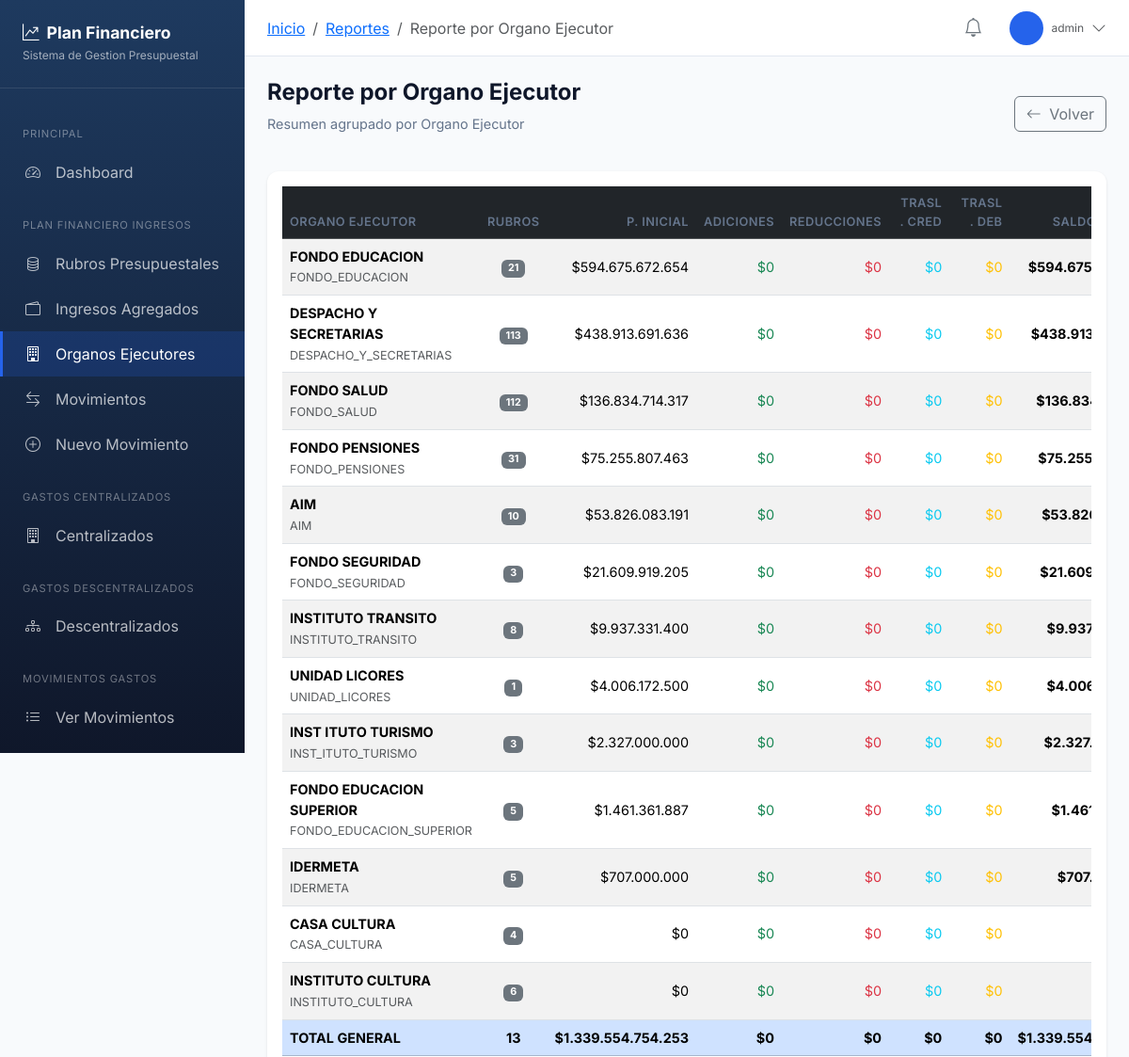
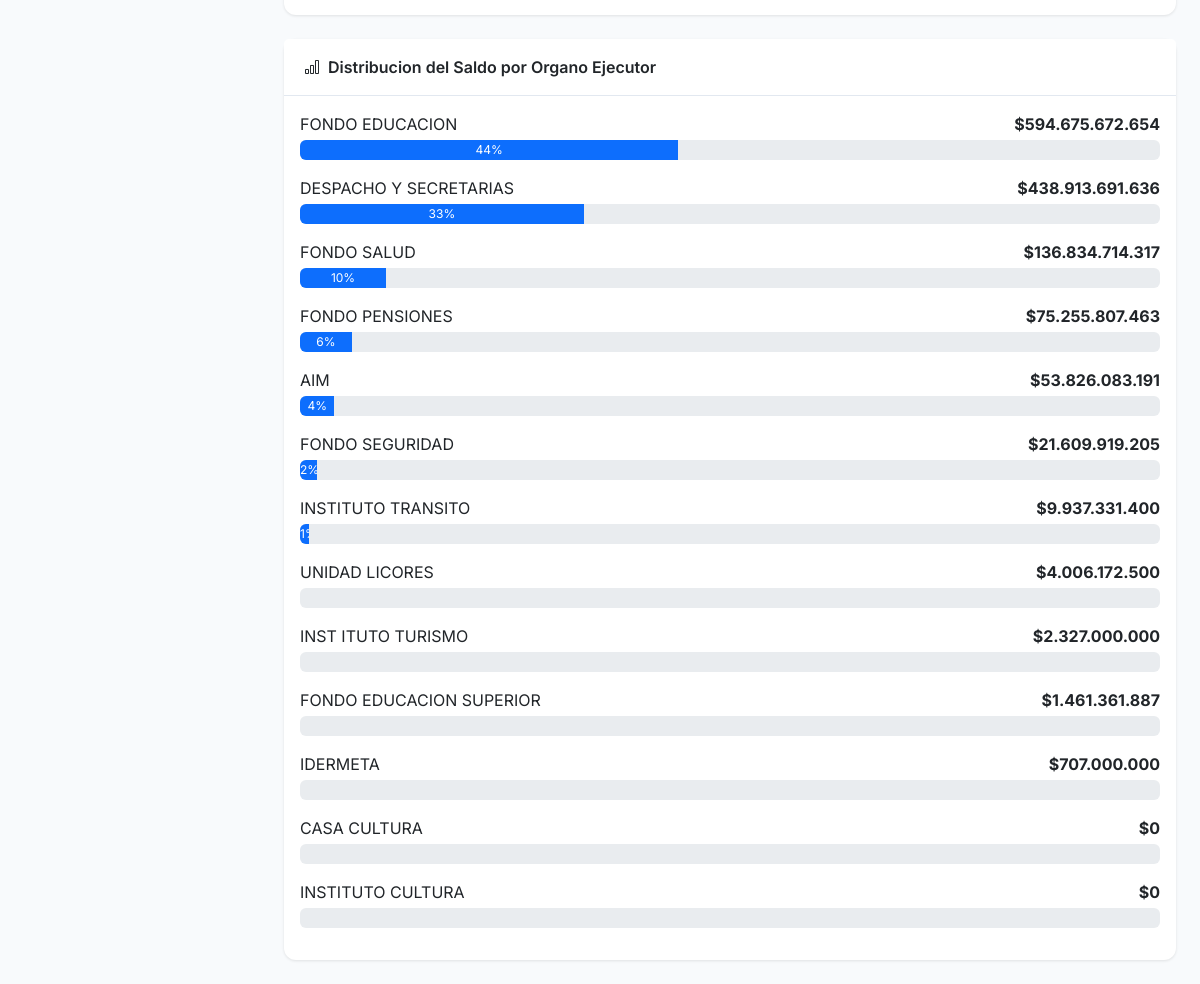
/app/reportes/organo/ (signed in), run on the app's committed database (2 pictures, top to bottom).
### planfinanciero/models.py (models this page shows, shortened)
class OrganoEjecutor(models.Model):
    codigo = models.CharField(max_length=50, unique=True, verbose_name="Código")
    nombre = models.CharField(max_length=200, verbose_name="Nombre")
    descripcion = models.TextField(blank=True, verbose_name="Descripción")
    activo = models.BooleanField(default=True)
    class Meta:
        verbose_name = "Órgano Ejecutor"
        verbose_name_plural = "Órganos Ejecutores"
        ordering = ['nombre']

### planfinanciero/views.py (the view)
# urls.py: path('reportes/organo/', views.reporte_por_organo, name='reporte_por_organo'),
@login_required
def reporte_por_organo(request):
    rubros = get_rubros_con_saldos().filter(activo=True)
    organos = OrganoEjecutor.objects.filter(activo=True)
    datos = []
    for organo in organos:
        qs = rubros.filter(organo_ejecutor_id=organo.id)
        count = qs.count()
        if count > 0:
            totales = _calcular_totales_agregados(qs)
            saldo = (totales['inicial'] + totales['adiciones'] - totales['reducciones'] +
                    totales['traslados_credito'] - totales['traslados_debito'])
            datos.append({
                'nombre': organo.nombre,
                'codigo': organo.codigo,
                'cantidad': count,
                'inicial': totales['inicial'],
                'adiciones': totales['adiciones'],
                'reducciones': totales['reducciones'],
                'traslados_credito': totales['traslados_credito'],
                'traslados_debito': totales['traslados_debito'],
                'saldo': saldo,
            })
    datos.sort(key=lambda x: x['saldo'], reverse=True)
    totales_all = _calcular_totales_agregados(rubros)
    gran_total = {
        'inicial': totales_all['inicial'],
        'adiciones': totales_all['adiciones'],
        'reducciones': totales_all['reducciones'],
        'traslados_credito': totales_all['traslados_credito'],
        'traslados_debito': totales_all['traslados_debito'],
        'saldo': (totales_all['inicial'] + totales_all['adiciones'] - totales_all['reducciones'] +
                  totales_all['traslados_credito'] - totales_all['traslados_debito']),
    }
    return render(request, 'planfinanciero/reporte_dinamico.html', {
        'titulo': 'Reporte por Organo Ejecutor',
        'datos': datos,
        'gran_total': gran_total,
        'columna_grupo': 'Organo Ejecutor',
    })

### planfinanciero/views.py (called while the page is built)
def _calcular_totales_agregados(queryset):
    return queryset.aggregate(
        inicial=Coalesce(Sum('_presupuesto_inicial'), Value(Decimal('0')), output_field=DecimalField()),
        adiciones=Coalesce(Sum('_total_adiciones'), Value(Decimal('0')), output_field=DecimalField()),
        reducciones=Coalesce(Sum('_total_reducciones'), Value(Decimal('0')), output_field=DecimalField()),
        traslados_credito=Coalesce(Sum('_traslados_credito'), Value(Decimal('0')), output_field=DecimalField()),
        traslados_debito=Coalesce(Sum('_traslados_debito'), Value(Decimal('0')), output_field=DecimalField()),
    )

### templates/planfinanciero/reporte_dinamico.html (shortened to what this page needs)
{% extends 'planfinanciero/base_app.html' %}
{% block breadcrumb %}
<li class="breadcrumb-item"><a href="{% url 'planfinanciero:reportes' %}">Reportes</a></li>
<li class="breadcrumb-item active">{{ titulo }}</li>
{% endblock %}
{% block content %}
<div class="d-flex justify-content-between align-items-center mb-4">
    <div>
        <h1 class="page-title">{{ titulo }}</h1>
        <p class="page-subtitle">Resumen agrupado por {{ columna_grupo }}</p>
    </div>
    <div>
        <a href="{% url 'planfinanciero:reportes' %}" class="btn btn-outline-secondary">
            <i class="bi bi-arrow-left me-1"></i> Volver
        </a>
    </div>
</div>
<div class="card">
    <div class="card-body">
        <div class="table-responsive">
            <table class="table table-striped table-hover">
                <thead class="table-dark">
                    <tr>
                        <th>{{ columna_grupo }}</th>
                        <th class="text-center">Rubros</th>
                        <th class="text-end">P. Inicial</th>
                        <th class="text-end">Adiciones</th>
                        <th class="text-end">Reducciones</th>
                        <th class="text-end">Trasl. Cred</th>
                        <th class="text-end">Trasl. Deb</th>
                        <th class="text-end">Saldo Actual</th>
                    </tr>
                </thead>
                <tbody>
                    {% for item in datos %}
                    <tr>
                        <td>
                            <strong>{{ item.nombre }}</strong>
                            {% if item.codigo and item.codigo != '-' %}
                            <br><small class="text-muted">{{ item.codigo }}</small>
                            {% endif %}
                        </td>
                        <td class="text-center">
                            <span class="badge bg-secondary">{{ item.cantidad }}</span>
                        </td>
                        <td class="text-end">${{ item.inicial|floatformat:0 }}</td>
                        <td class="text-end text-success">${{ item.adiciones|floatformat:0 }}</td>
                        <td class="text-end text-danger">${{ item.reducciones|floatformat:0 }}</td>
                        <td class="text-end text-info">${{ item.traslados_credito|floatformat:0 }}</td>
                        <td class="text-end text-warning">${{ item.traslados_debito|floatformat:0 }}</td>
                        <td class="text-end fw-bold">${{ item.saldo|floatformat:0 }}</td>
                    </tr>
                    {% empty %}
                    <tr>
                        <td colspan="8" class="text-center text-muted">No hay datos para mostrar</td>
                    </tr>
                    {% endfor %}
                </tbody>
                <tfoot class="table-primary">
                    <tr class="fw-bold">
                        <td>TOTAL GENERAL</td>
                        <td class="text-center">{{ datos|length }}</td>
                        <td class="text-end">${{ gran_total.inicial|floatformat:0 }}</td>
                        <td class="text-end">${{ gran_total.adiciones|floatformat:0 }}</td>
                        <td class="text-end">${{ gran_total.reducciones|floatformat:0 }}</td>
                        <td class="text-end">${{ gran_total.traslados_credito|floatformat:0 }}</td>
                        <td class="text-end">${{ gran_total.traslados_debito|floatformat:0 }}</td>
                        <td class="text-end">${{ gran_total.saldo|floatformat:0 }}</td>
                    </tr>
                </tfoot>
            </table>
        </div>
    </div>
</div>
<div class="card mt-4">
    <div class="card-header">
        <i class="bi bi-bar-chart me-2"></i>Distribucion del Saldo por {{ columna_grupo }}
    </div>
    <div class="card-body">
        {% for item in datos %}
        {% if gran_total.saldo > 0 %}
        {% widthratio item.saldo gran_total.saldo 100 as porcentaje %}
        {% else %}
        {% with porcentaje=0 %}
        {% endwith %}
        {% endif %}
        <div class="mb-3">
            <div class="d-flex justify-content-between mb-1">
                <span>{{ item.nombre }}</span>
                <span class="fw-bold">${{ item.saldo|floatformat:0 }}</span>
            </div>
            <div class="progress" style="height: 20px;">
                <div class="progress-bar bg-primary" role="progressbar"
                     style="width: {% widthratio item.saldo gran_total.saldo 100 %}%">
                    {% widthratio item.saldo gran_total.saldo 100 %}%
                </div>
            </div>
        </div>
        {% endfor %}
    </div>
</div>
{% endblock %}

### templates/planfinanciero/base_app.html (shortened to what this page needs)
{% extends 'base.html' %}
{% load humanize %}
{% block body %}
<nav class="sidebar" id="sidebar">
    <div class="sidebar-brand">
        <h4><i class="bi bi-graph-up-arrow me-2"></i>Plan Financiero</h4>
        <small>Sistema de Gestion Presupuestal</small>
    </div>
    <div class="sidebar-nav">
        <div class="nav-section">Principal</div>
        <a href="{% url 'planfinanciero:dashboard' %}" class="nav-link {% if request.resolver_match.url_name == 'dashboard' %}active{% endif %}">
            <i class="bi bi-speedometer2"></i>
            <span>Dashboard</span>
        </a>
        <div class="nav-section">Plan Financiero Ingresos</div>
        <a href="{% url 'planfinanciero:rubros_lista' %}" class="nav-link {% if 'rubro' in request.resolver_match.url_name and 'gasto' not in request.resolver_match.url_name %}active{% endif %}">
            <i class="bi bi-database"></i>
            <span>Rubros Presupuestales</span>
        </a>
        <a href="{% url 'planfinanciero:fuentes_lista' %}" class="nav-link {% if 'fuente' in request.resolver_match.url_name %}active{% endif %}">
            <i class="bi bi-wallet2"></i>
            <span>Ingresos Agregados</span>
        </a>
        <a href="{% url 'planfinanciero:organos_lista' %}" class="nav-link {% if 'organo' in request.resolver_match.url_name %}active{% endif %}">
            <i class="bi bi-building"></i>
            <span>Organos Ejecutores</span>
        </a>
        <a href="{% url 'planfinanciero:movimientos_lista' %}" class="nav-link {% if 'movimiento' in request.resolver_match.url_name and 'gasto' not in request.resolver_match.url_name %}active{% endif %}">
            <i class="bi bi-arrow-left-right"></i>
            <span>Movimientos</span>
        </a>
        <a href="{% url 'planfinanciero:movimiento_crear' %}" class="nav-link">
            <i class="bi bi-plus-circle"></i>
            <span>Nuevo Movimiento</span>
        </a>
        <div class="nav-section">Gastos Centralizados</div>
        <a href="{% url 'planfinanciero:gastos_centralizados' %}" class="nav-link ">
            <i class="bi bi-building"></i>
            <span>Centralizados</span>
        </a>
        <div class="nav-section">Gastos Descentralizados</div>
        <a href="{% url 'planfinanciero:gastos_descentralizados' %}" class="nav-link {% if request.resolver_match.url_name == 'gastos_descentralizados' or tipo_entidad == 'DESCENTRALIZADO' %}active{% endif %}">
            <i class="bi bi-diagram-3"></i>
            <span>Descentralizados</span>
        </a>
        <div class="nav-section">Movimientos Gastos</div>
        <a href="{% url 'planfinanciero:gastos_movimientos_lista' %}" class="nav-link {% if 'gastos_movimiento' in request.resolver_match.url_name %}active{% endif %}">
            <i class="bi bi-list-ul"></i>
            <span>Ver Movimientos</span>
        </a>
        <a href="{% url 'planfinanciero:gastos_movimiento_crear' %}" class="nav-link">
            <i class="bi bi-plus-circle"></i>
            <span>Nuevo Mov. Gasto</span>
        </a>
    </div>
</nav>
<main class="main-content">
    <header class="top-header">
        <div class="d-flex align-items-center">
            <nav aria-label="breadcrumb">
                <ol class="breadcrumb mb-0">
                    <li class="breadcrumb-item"><a href="{% url 'planfinanciero:dashboard' %}">Inicio</a></li>
                    {% block breadcrumb %}{% endblock %}
                </ol>
            </nav>
        </div>
        <div class="d-flex align-items-center gap-3">
            <div class="dropdown">
                <button class="btn btn-link position-relative" data-bs-toggle="dropdown">
                    <i class="bi bi-bell fs-5 text-secondary"></i>
                </button>
            </div>
            <div class="dropdown user-dropdown">
                <div class="d-flex align-items-center" data-bs-toggle="dropdown">
                    <div class="user-avatar me-2">
                    </div>
                    <div class="d-none d-md-block">
                        <div class="text-muted" style="font-size: 0.75rem;">{{ user.username }}</div>
                    </div>
                    <i class="bi bi-chevron-down ms-2 text-muted"></i>
                </div>
            </div>
        </div>
    </header>
    <div class="page-content">
        {% block content %}{% endblock %}
    </div>
</main>
{% endblock %}

### templates/base.html (style rules this page uses)
:root { --primary-color: #2563eb; --primary-dark: #1d4ed8; --secondary-color: #64748b; --success-color: #10b981; --danger-color: #ef4444; --warning-color: #f59e0b; --info-color: #06b6d4; --sidebar-width: 260px; --header-height: 60px; }
* { font-family: 'Inter', sans-serif; }
body { background-color: #f8fafc; }
.sidebar { position: fixed; top: 0; left: 0; width: var(--sidebar-width); height: 100vh; background: linear-gradient(180deg, #1e3a5f 0%, #0f172a 100%); color: white; z-index: 1000; overflow-y: auto; transition: transform 0.3s ease; }
.sidebar-brand { padding: 1.5rem; border-bottom: 1px solid rgba(255, 255, 255, 0.1); }
.sidebar-brand h4 { margin: 0; font-weight: 700; font-size: 1.1rem; }
.sidebar-brand small { color: rgba(255, 255, 255, 0.6); font-size: 0.75rem; }
.sidebar-nav { padding: 1rem 0; }
.nav-section { padding: 0.5rem 1.5rem; font-size: 0.7rem; text-transform: uppercase; letter-spacing: 0.05rem; color: rgba(255, 255, 255, 0.4); margin-top: 1rem; }
.sidebar-nav .nav-link { display: flex; align-items: center; padding: 0.75rem 1.5rem; color: rgba(255, 255, 255, 0.7); text-decoration: none; transition: all 0.2s; border-left: 3px solid transparent; }
.sidebar-nav .nav-link.active { background: rgba(37, 99, 235, 0.2); color: white; border-left-color: var(--primary-color); }
.sidebar-nav .nav-link i { width: 20px; margin-right: 0.75rem; font-size: 1rem; }
.main-content { margin-left: var(--sidebar-width); min-height: 100vh; }
.top-header { height: var(--header-height); background: white; border-bottom: 1px solid #e2e8f0; display: flex; align-items: center; justify-content: space-between; padding: 0 1.5rem; position: sticky; top: 0; z-index: 100; }
.page-content { padding: 1.5rem; }
.card { border: none; border-radius: 0.75rem; box-shadow: 0 1px 3px rgba(0, 0, 0, 0.1); }
.card-header { background: white; border-bottom: 1px solid #e2e8f0; padding: 1rem 1.25rem; font-weight: 600; }
.table { margin-bottom: 0; }
.table th { font-weight: 600; font-size: 0.8rem; text-transform: uppercase; letter-spacing: 0.03rem; color: var(--secondary-color); border-bottom-width: 1px; }
.table td { vertical-align: middle; font-size: 0.9rem; }
.page-title { font-size: 1.2rem; font-weight: 700; color: #0f172a; margin-bottom: 0.25rem; }
.page-subtitle { color: var(--secondary-color); font-size: 0.8rem; }
@media (min-width: 768px) { .page-title { font-size: 1.5rem; margin-bottom: 0.5rem; } }
@media (min-width: 768px) { .page-subtitle { font-size: 0.9rem; } }
.user-dropdown { cursor: pointer; }
.user-avatar { width: 36px; height: 36px; border-radius: 50%; background: var(--primary-color); color: white; display: flex; align-items: center; justify-content: center; font-weight: 600; font-size: 0.85rem; }

### data on the page
OrganoEjecutor: nombre "FONDO EDUCACION", codigo "FONDO_EDUCACION", nombre "FONDO EDUCACION"
OrganoEjecutor: nombre "DESPACHO Y SECRETARIAS", codigo "DESPACHO_Y_SECRETARIAS", nombre "DESPACHO Y SECRETARIAS"
OrganoEjecutor: nombre "FONDO SALUD", codigo "FONDO_SALUD", nombre "FONDO SALUD"
OrganoEjecutor: nombre "FONDO PENSIONES", codigo "FONDO_PENSIONES", nombre "FONDO PENSIONES"
OrganoEjecutor: nombre "AIM", codigo "AIM", nombre "AIM"
OrganoEjecutor: nombre "FONDO SEGURIDAD", codigo "FONDO_SEGURIDAD", nombre "FONDO SEGURIDAD"
OrganoEjecutor: nombre "INSTITUTO TRANSITO", codigo "INSTITUTO_TRANSITO", nombre "INSTITUTO TRANSITO"
OrganoEjecutor: nombre "UNIDAD LICORES", codigo "UNIDAD_LICORES", nombre "UNIDAD LICORES"
OrganoEjecutor: nombre "INST ITUTO TURISMO", codigo "INST_ITUTO_TURISMO", nombre "INST ITUTO TURISMO"
OrganoEjecutor: nombre "FONDO EDUCACION SUPERIOR", codigo "FONDO_EDUCACION_SUPERIOR", nombre "FONDO EDUCACION SUPERIOR"
OrganoEjecutor: nombre "IDERMETA", codigo "IDERMETA", nombre "IDERMETA"
OrganoEjecutor: nombre "CASA CULTURA", codigo "CASA_CULTURA", nombre "CASA CULTURA"
OrganoEjecutor: nombre "INSTITUTO CULTURA", codigo "INSTITUTO_CULTURA", nombre "INSTITUTO CULTURA"

### other printed values
{{ titulo }} "Reporte por Organo Ejecutor"
{{ user.username }} "admin"
{{ columna_grupo }} "Organo Ejecutor"
{{ columna_grupo }} "ORGANO EJECUTOR"
{{ item.cantidad }} "21" "113" "112" "31" "10" "3" "8" "1" "3" "5" "5" "4" "6"
{{ item.inicial|floatformat:0 }} "594.675.672.654" "438.913.691.636" "136.834.714.317" "75.255.807.463" "53.826.083.191" "21.609.919.205" "9.937.331.400" "4.006.172.500" "2.327.000.000" "1.461.361.887" "707.000.000" "0" "0"
{{ item.adiciones|floatformat:0 }} "0" "0" "0" "0" "0" "0" "0" "0" "0" "0" "0" "0" "0"
{{ item.reducciones|floatformat:0 }} "0" "0" "0" "0" "0" "0" "0" "0" "0" "0" "0" "0" "0"
{{ item.traslados_credito|floatformat:0 }} "0" "0" "0" "0" "0" "0" "0" "0" "0" "0" "0" "0" "0"
{{ item.traslados_debito|floatformat:0 }} "0" "0" "0" "0" "0" "0" "0" "0" "0" "0" "0" "0" "0"
{{ datos|length }} "13"
{{ gran_total.inicial|floatformat:0 }} "1.339.554.754.253"
{{ gran_total.adiciones|floatformat:0 }} "0"
{{ gran_total.reducciones|floatformat:0 }} "0"
{{ gran_total.traslados_credito|floatformat:0 }} "0"
